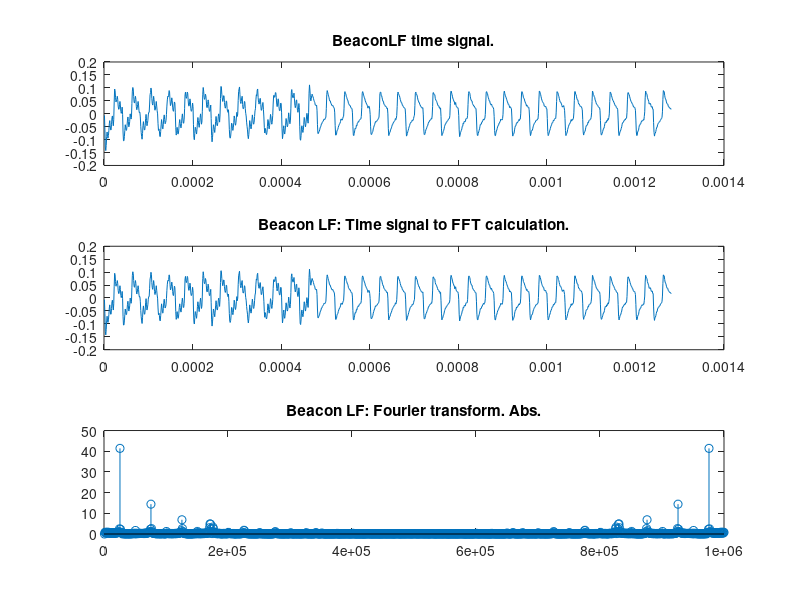

Write MATLAB code to recreate this figure.
%mducng/SoC/D2/G2touch
%%%%%%%%%%%%%%%%%%%%%%%%%%%%%%%%%%%%%%%%%%%%%%%%%%%%%%%%%%%%%%%%%%%%%%%%%%%
clc;
clear;
close all;
%%%%%%%%%%%%%%%%%%%%%%%%%%%%%%%%%%%%%%%%%%%%%%%%%%%%%%%%%%%%%%%%%%%%%%%%%%%
% load txt file
load EVB1M.txt;
dataraw             = EVB1M;
temp                = size(dataraw);
length_full         = temp(1);
x_full              = dataraw;
%%%%%%%%%%%%%%%%%%%%%%%%%%%%%%%%%%%%%%%%%%%%%%%%%%%%%%%%%%%%%%%%%%%%%%%%%%%
Fs                  = 10^6;  
dt                  = 1/Fs;
t_full              = (0:1:length_full-1)*dt;
%%%%%%%%%%%%%%%%%%%%%%%%%%%%%%%%%%%%%%%%%%%%%%%%%%%%%%%%%%%%%%%%%%%%%%%%%%%
% load Beacon LF:
x_beaconLF_raw      = x_full(1:1:1281);
% Substract mean:
x_beaconLF          = x_beaconLF_raw - mean(x_beaconLF_raw);
t_beaconLF          = (1:1:length(x_beaconLF))*dt;
% FFT calculation for BeaconLF
Nfft                = length(x_beaconLF);
deltaF              = Fs/Nfft;
tVectors            = (1:Nfft)*dt;
fVectors            = (1:Nfft)*deltaF;
% Beacon LF part to FFT calculation
fftBeaconLFTem      = fft(x_beaconLF(1:1:Nfft),Nfft);
fftBeaconLF         = abs(fftBeaconLFTem);
%%%%%%%%%%%%%%%%%%%%%%%%%%%%%%%%%%%%%%%%%%%%%%%%%%%%%%%%%%%%%%%%%%%%%%%%%%%
% plot Full Beacon LF
figure(2);
subplot(3,1,1);
plot(t_beaconLF,x_beaconLF);
title('BeaconLF time signal.');
% plot time signal
subplot(3,1,2);
plot(tVectors,x_beaconLF(1:Nfft));
title("Beacon LF: Time signal to FFT calculation.");
%axis([0 Nfft*1/Fs 0 1*scale]);
% plot fft output
subplot(3,1,3);
stem(fVectors,fftBeaconLF);
title('Beacon LF: Fourier transform. Abs.'); 
%axis([0 Fs 0 Nfft/2*scale]);
%axis([0 Fs 0 25]);
%%%%%%%%%%%%%%%%%%%%%%%%%%%%%%%%%%%%%%%%%%%%%%%%%%%%%%%%%%%%%%%%%%%%%%%%%%%